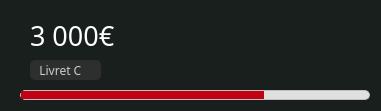
   <widget class="QWidget" name="widget_15" native="true">
    <property name="geometry">
     <rect>
      <x>1240</x>
      <y>450</y>
      <width>381</width>
      <height>111</height>
     </rect>
    </property>
    <property name="styleSheet">
     <string notr="true">QWidget {
    background-color: #181F1C;
border-radius: 10px; 
}</string>
    </property>
    <widget class="QLabel" name="labelLCAccountBalance">
     <property name="geometry">
      <rect>
       <x>30</x>
       <y>20</y>
       <width>211</width>
       <height>31</height>
      </rect>
     </property>
     <property name="font">
      <font>
       <family>Montserrat SemiBold</family>
       <pointsize>20</pointsize>
      </font>
     </property>
     <property name="styleSheet">
      <string notr="true">QLabel {
    color: white;
}</string>
     </property>
     <property name="text">
      <string>3 000€</string>
     </property>
    </widget>
    <widget class="QLabel" name="label_35">
     <property name="geometry">
      <rect>
       <x>30</x>
       <y>60</y>
       <width>71</width>
       <height>20</height>
      </rect>
     </property>
     <property name="font">
      <font>
       <family>Montserrat Light</family>
       <pointsize>9</pointsize>
      </font>
     </property>
     <property name="styleSheet">
      <string notr="true">QLabel {
    background-color: #2D2E2E;
    color: #CCCCCC;
    border-radius: 5px; 
}</string>
     </property>
     <property name="text">
      <string>   Livret C</string>
     </property>
    </widget>
    <widget class="QFrame" name="frame_11">
     <property name="geometry">
      <rect>
       <x>330</x>
       <y>10</y>
       <width>41</width>
       <height>31</height>
      </rect>
     </property>
     <property name="styleSheet">
      <string notr="true">QFrame{
background:url(:/assets/nut.png);
background-repeat: none;
background-position: center;
}</string>
     </property>
     <property name="frameShape">
      <enum>QFrame::StyledPanel</enum>
     </property>
     <property name="frameShadow">
      <enum>QFrame::Raised</enum>
     </property>
    </widget>
    <widget class="QProgressBar" name="progressBar_4">
     <property name="geometry">
      <rect>
       <x>20</x>
       <y>90</y>
       <width>350</width>
       <height>10</height>
      </rect>
     </property>
     <property name="styleSheet">
      <string notr="true">QProgressBar {
    border: 1px solid #C0C0C0;
    border-radius: 5px;
    background-color: #E0E0E0;
    height: 10px; /* Ajustez la hauteur de la barre de progression */
}

QProgressBar::chunk {
    background-color: #C20114; /* Rouge */
    border-radius: 5px;
}
</string>
     </property>
     <property name="value">
      <number>70</number>
     </property>
     <property name="textVisible">
      <bool>false</bool>
     </property>
    </widget>
   </widget>
